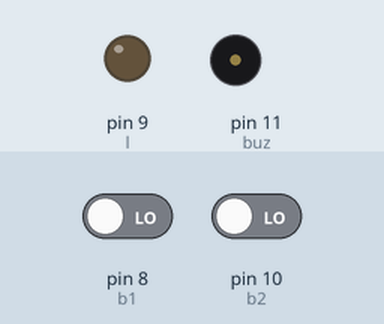
Bench run of a sketch on a simulated Arduino Uno, built with avr-gcc and run on an emulated ATmega328P. Parts: output pins drawn as LEDs (lit = HIGH), buzzer (waves = sounding). The inputs (shaded band) are chosen by the test bench; at power-on: pin 8 (b1) LOW, pin 10 (b2) LOW.

Above: at 1.2 s.
1.3 s: pin 8 (b1) driven HIGH
At 2.0 s:
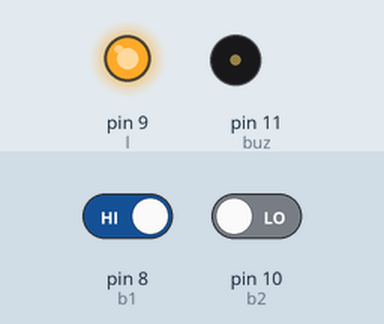
2.8 s: pin 10 (b2) driven HIGH
At 3.5 s:
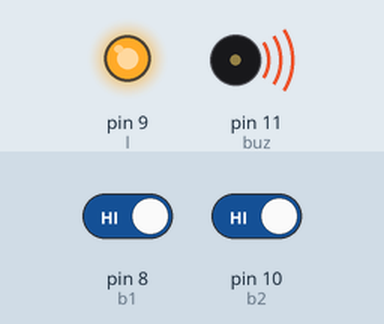
4.3 s: pin 8 (b1) driven LOW
At 5.3 s:
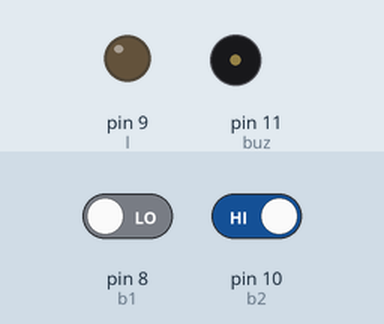
Timing chart, 0 to 7.3 s (numbered marks = the images above; inputs shaded):
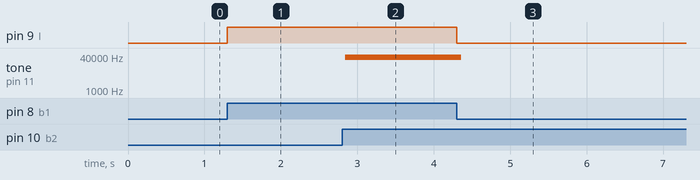

Measured:
- after the input at 1.3 s, pin 9 (l): LOW → HIGH at once
- after the input at 2.8 s, tone on pin 11 (buz): silent → 35874 Hz at once
- after the input at 4.3 s, pin 9 (l): HIGH → LOW at once; tone on pin 11 (buz): 35874 Hz → silent after 0.06 s

The sketch:

LED_and_BUZ_onoff.ino
```cpp
const int b1=8;
const int b2=10;
const int l=9;
const int buz=11;

void setup()
{
  pinMode(b1,INPUT);
  pinMode(b2,INPUT);
  pinMode(buz,OUTPUT);
  pinMode(l,OUTPUT);
}

void loop()
{
  int b1_state=digitalRead(b1);
  int b2_state=digitalRead(b2);

  if(b1_state==HIGH)
  {
    digitalWrite(l,HIGH);
    digitalWrite(buz,LOW);
  }

  else if(b2_state==HIGH)
  {
    digitalWrite(buz,HIGH);
    digitalWrite(l,LOW);
  }
  if((b1_state==HIGH)&&(b2_state==HIGH))
  {
    digitalWrite(buz,HIGH);
    digitalWrite(l,HIGH);
  }

}
```
